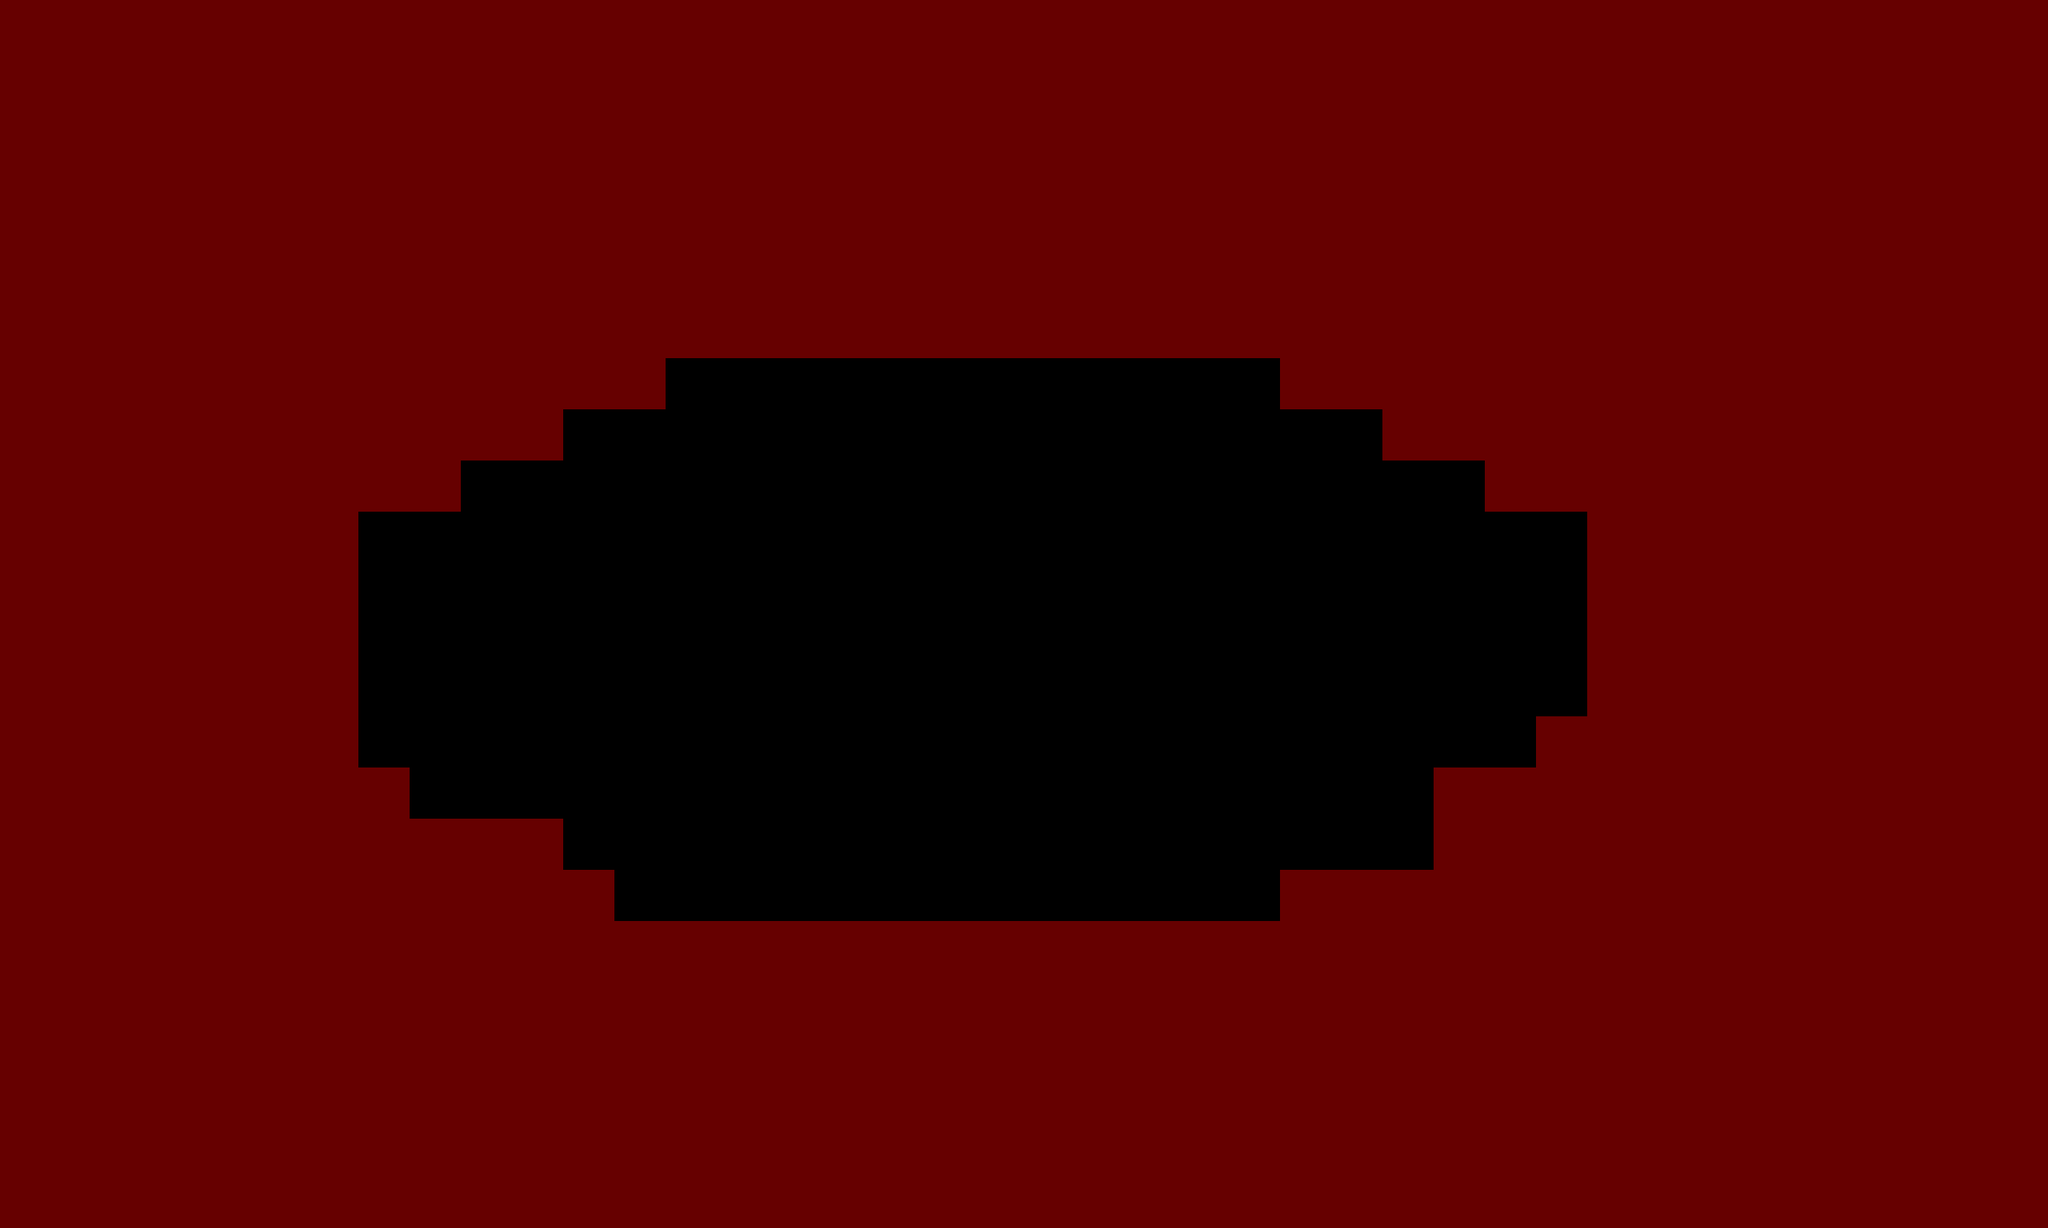

A 2D game scene composited from a Tiled map and its tileset images. What follows is a short description and the map's XML, with every tile layer's data as written:
An orthogonal 40x24 tile map with 64x64 px tiles, 1 tile layer (碰撞（红色）), 2 tilesets.

<map version="1.0" tiledversion="1.1.6" orientation="orthogonal" renderorder="left-up" width="40" height="24" tilewidth="64" tileheight="64" infinite="0" nextobjectid="1"><tileset firstgid="1" name="tile_res" tilewidth="64" tileheight="64" tilecount="2" columns="2"><image source="../misc/tile_res.png" width="128" height="64" /></tileset><tileset firstgid="3" name="tile_res" tilewidth="64" tileheight="64" tilecount="2" columns="2"><image source="../misc/tile_res.png" width="128" height="64" /></tileset><imagelayer name="背景"><image source="mdata.jpg" width="2560" height="1536" /></imagelayer><layer name="碰撞（红色）" width="40" height="24"><data encoding="csv">1,1,1,1,1,1,1,1,1,1,1,1,1,1,1,1,1,1,1,1,1,1,1,1,1,1,1,1,1,1,1,1,1,1,1,1,1,1,1,1,1,1,1,1,1,1,1,1,1,1,1,1,1,1,1,1,1,1,1,1,1,1,1,1,1,1,1,1,1,1,1,1,1,1,1,1,1,1,1,1,1,1,1,1,1,1,1,1,1,1,1,1,1,1,1,1,1,1,1,1,1,1,1,1,1,1,1,1,1,1,1,1,1,1,1,1,1,1,1,1,1,1,1,1,1,1,1,1,1,1,1,1,1,1,1,1,1,1,1,1,1,1,1,1,1,1,1,1,1,1,1,1,1,1,1,1,1,1,1,1,1,1,1,1,1,1,1,1,1,1,1,1,1,1,1,1,1,1,1,1,1,1,1,1,1,1,1,1,1,1,1,1,1,1,1,1,1,1,1,1,1,1,1,1,1,1,1,1,1,1,1,1,1,1,1,1,1,1,1,1,1,1,1,1,1,1,1,1,1,1,1,1,1,1,1,1,1,1,1,1,1,1,1,1,1,1,1,1,1,1,1,1,1,1,1,1,1,1,1,1,1,1,1,1,1,1,1,1,1,1,1,1,1,1,1,1,1,1,1,1,1,1,1,1,1,1,1,1,1,1,1,1,1,0,0,0,0,0,0,0,0,0,0,0,0,1,1,1,1,1,1,1,1,1,1,1,1,1,1,1,1,1,1,1,1,1,1,1,1,1,1,0,0,0,0,0,0,0,0,0,0,0,0,0,0,0,0,1,1,1,1,1,1,1,1,1,1,1,1,1,1,1,1,1,1,1,1,1,1,0,0,0,0,0,0,0,0,0,0,0,0,0,0,0,0,0,0,0,0,1,1,1,1,1,1,1,1,1,1,1,1,1,1,1,1,1,1,0,0,0,0,0,0,0,0,0,0,0,0,0,0,0,0,0,0,0,0,0,0,0,0,1,1,1,1,1,1,1,1,1,1,1,1,1,1,1,1,0,0,0,0,0,0,0,0,0,0,0,0,0,0,0,0,0,0,0,0,0,0,0,0,1,1,1,1,1,1,1,1,1,1,1,1,1,1,1,1,0,0,0,0,0,0,0,0,0,0,0,0,0,0,0,0,0,0,0,0,0,0,0,0,1,1,1,1,1,1,1,1,1,1,1,1,1,1,1,1,0,0,0,0,0,0,0,0,0,0,0,0,0,0,0,0,0,0,0,0,0,0,0,0,1,1,1,1,1,1,1,1,1,1,1,1,1,1,1,1,0,0,0,0,0,0,0,0,0,0,0,0,0,0,0,0,0,0,0,0,0,0,0,1,1,1,1,1,1,1,1,1,1,1,1,1,1,1,1,1,1,0,0,0,0,0,0,0,0,0,0,0,0,0,0,0,0,0,0,0,0,1,1,1,1,1,1,1,1,1,1,1,1,1,1,1,1,1,1,1,1,1,1,1,0,0,0,0,0,0,0,0,0,0,0,0,0,0,0,0,0,1,1,1,1,1,1,1,1,1,1,1,1,1,1,1,1,1,1,1,1,1,1,1,1,0,0,0,0,0,0,0,0,0,0,0,0,0,1,1,1,1,1,1,1,1,1,1,1,1,1,1,1,1,1,1,1,1,1,1,1,1,1,1,1,1,1,1,1,1,1,1,1,1,1,1,1,1,1,1,1,1,1,1,1,1,1,1,1,1,1,1,1,1,1,1,1,1,1,1,1,1,1,1,1,1,1,1,1,1,1,1,1,1,1,1,1,1,1,1,1,1,1,1,1,1,1,1,1,1,1,1,1,1,1,1,1,1,1,1,1,1,1,1,1,1,1,1,1,1,1,1,1,1,1,1,1,1,1,1,1,1,1,1,1,1,1,1,1,1,1,1,1,1,1,1,1,1,1,1,1,1,1,1,1,1,1,1,1,1,1,1,1,1,1,1,1,1,1,1,1,1,1,1,1,1,1,1,1,1,1,1,1,1,1,1,1,1,1,1,1,1,1,1,1,1,1,1,1,1,1,1,1,1,1,1,1,1,1,1,1,1,1,1,1,1,1,1,1,1,1,1,1,1,1,1,1,1,1,1,1,1,1,1,1,1,1,1,1,1,1,1,1,1,1,1,1,1,1,1,1,1,1,1,1,1,1,1,1,1,1,1,1</data></layer></map>
